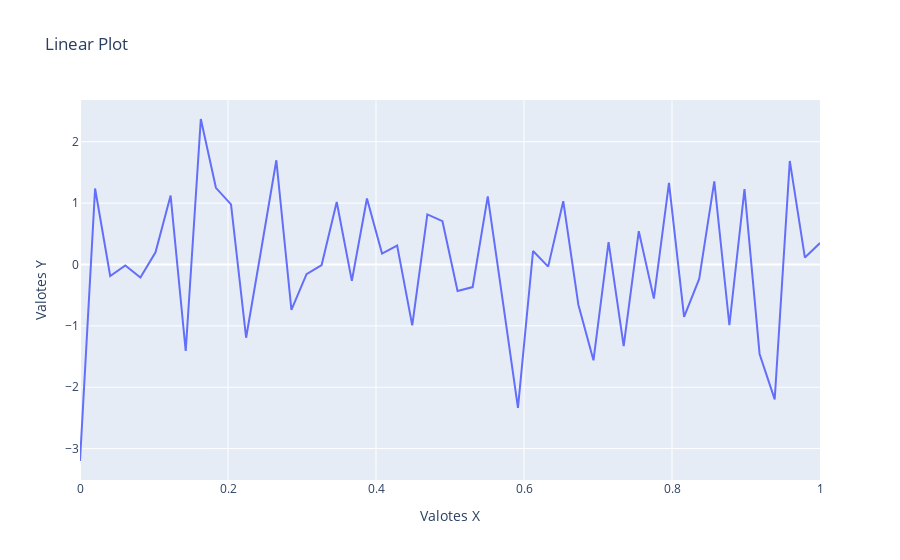

The notebook cell saved with this chart:
### Markdown cell above
<div class='alert alert-info' style='padding: 0 0 10px'>
    <h2 style='text-align: center'>Linear Plot</h2>
</div>

### Code cell
x = np.linspace(0, 1, 50)
y = np.random.randn(50)

valores = go.Scatter(x=x, y=y, mode='lines')

datos =[valores]

capa = go.Layout(title='Linear Plot', xaxis=dict(title='Valotes X'), yaxis=dict(title='Valotes Y'))
figura = go.Figure(data=datos, layout=capa)

pyo.iplot(figura)

### Figure 1 — Plotly figure (JSON) as saved in the notebook; plotly's stock layout.template omitted (floating-point values rounded to 4 significant figures)
{"data": [{"mode": "lines", "type": "scatter", "x": [0, 0.02041, 0.04082, 0.06122, 0.08163, 0.102, 0.1224, 0.1429, 0.1633, 0.1837, 0.2041, 0.2245, 0.2449, 0.2653, 0.2857, 0.3061, 0.3265, 0.3469, 0.3673, 0.3878, 0.4082, 0.4286, 0.449, 0.4694, 0.4898, 0.5102, 0.5306, 0.551, 0.5714, 0.5918, 0.6122, 0.6327, 0.6531, 0.6735, 0.6939, 0.7143, 0.7347, 0.7551, 0.7755, 0.7959, 0.8163, 0.8367, 0.8571, 0.8776, 0.898, 0.9184, 0.9388, 0.9592, 0.9796, 1], "y": [-3.202, 1.238, -0.187, -0.01734, -0.214, 0.1976, 1.123, -1.409, 2.37, 1.249, 0.9788, -1.193, 0.2436, 1.698, -0.7381, -0.1572, -0.009333, 1.018, -0.2667, 1.075, 0.1774, 0.3074, -0.9931, 0.8167, 0.7051, -0.4317, -0.3683, 1.111, -0.6057, -2.337, 0.2194, -0.03466, 1.031, -0.6556, -1.562, 0.364, -1.331, 0.5425, -0.5562, 1.331, -0.8538, -0.2355, 1.354, -0.99, 1.227, -1.458, -2.199, 1.687, 0.113, 0.3484]}], "layout": {"title": {"text": "Linear Plot"}, "xaxis": {"title": {"text": "Valotes X"}}, "yaxis": {"title": {"text": "Valotes Y"}}}}
